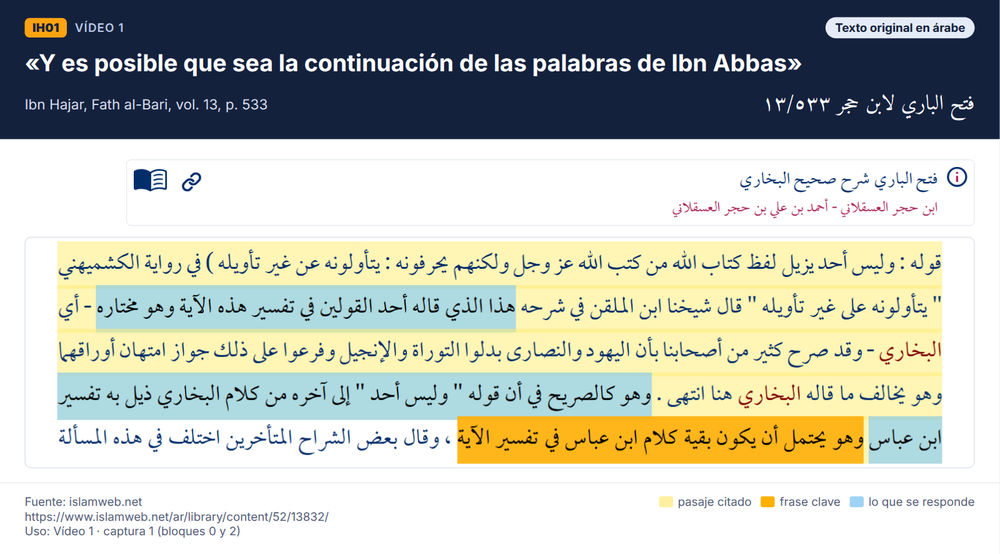
#> input picture ibn-abbas-tahrif/capturas/IH01_ar.png, 1000 x 554 px, shrunk from 1600 x 886 before the run; its folder holds only this picture in this run
$ python -i gen.py   (imports and definitions only)
#> lines starting #> are read from the running program, lines starting #| are printed output that depends on the picture; after the words box and inside, x2 and y2 are one past the last pixel; in counts of white or black regions, pixels touching at a corner belong together
# -*- coding: utf-8 -*-
import json, re, html, os, glob
from PIL import Image, ImageChops
from cards_data import CARDS
# [2 lines not run here, left out]

def trim(src, dst, pad=12):
#> called with src = '../IH01_ar.png', dst = 'out.png', pad = 12
    im = Image.open(src).convert('RGB')
#> im is the input picture: PIL image 1000x554 RGB; mean R, G, B 185.7, 188.8, 179.6
    bg = Image.new('RGB', im.size, (255, 255, 255))
#> bg: PIL image 1000x554 RGB; every value is 255
    diff = ImageChops.difference(im, bg).convert('L').point(lambda p: 255 if p > 18 else 0)
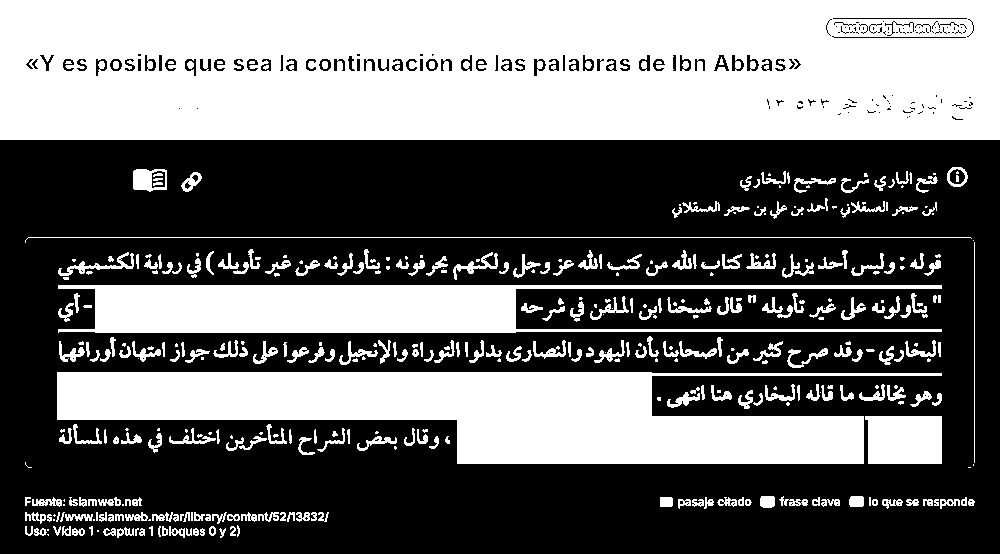
#> diff: PIL image 1000x554 L; 42.7% white; 419 white regions (143 under 20 px), largest, box (x1, y1, x2, y2) and area: (0, 0, 1000, 140) 135088, (57, 372, 942, 464) 48186, (58, 285, 942, 333) 23450
    bb = diff.getbbox()
#> bb = (0, 0, 1000, 538)
    if bb:
        im = im.crop((max(0, bb[0]-pad), max(0, bb[1]-pad), min(im.width, bb[2]+pad), min(im.height, bb[3]+pad)))
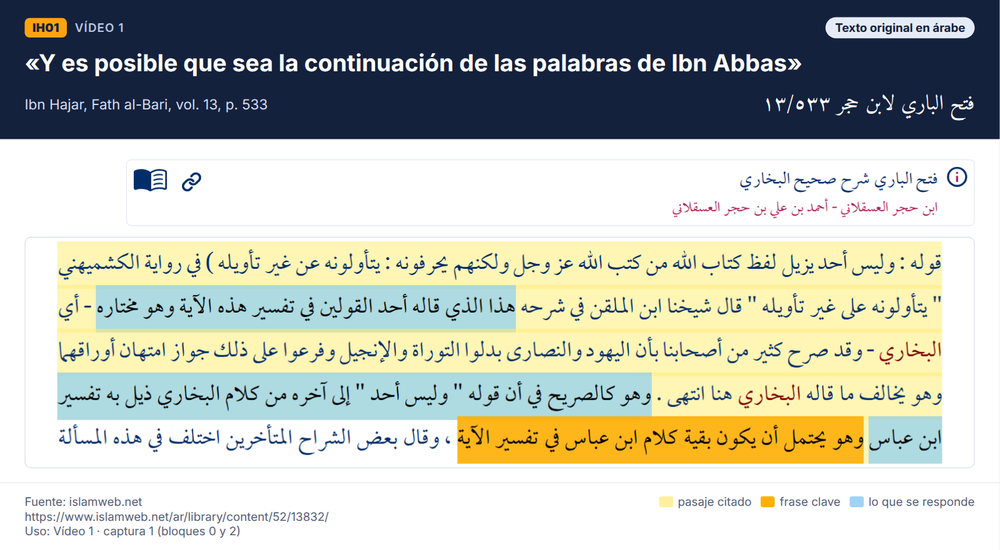
#> im: PIL image 1000x550 RGB; mean R, G, B 185.2, 188.3, 179.1
    im.save(dst)
    return im.size

def marks(s):
    s = html.escape(s, quote=False).replace('&lt;br&gt;', '<br>')
    s = re.sub(r'\[\[k:(.+?)\]\]', r'<mark class="k">\1</mark>', s)
    s = re.sub(r'\[\[a:(.+?)\]\]', r'<mark class="a">\1</mark>', s)
    s = re.sub(r'([\u0600-\u06FF\uFB50-\uFDF9\uFE70-\uFEFF][\u0600-\u06FF\uFB50-\uFDF9\uFE70-\uFEFF ]*)', r'<bdi dir="rtl" lang="ar">\1</bdi>', s)
    return s

CSS = """
*{box-sizing:border-box;margin:0;padding:0}
body{background:#dfe4ec;font-family:'Inter',sans-serif;color:#1b2333;-webkit-font-smoothing:antialiased}
.card{width:1280px;background:#fff;margin:0 auto}
.hd{background:#14213d;color:#fff;padding:22px 32px 20px}
.row{display:flex;justify-content:space-between;align-items:center;gap:20px}
.badge{display:inline-flex;gap:10px;align-items:center;font-size:15px;letter-spacing:.06em;text-transform:uppercase;color:#b9c6e4;font-weight:600}
.badge b{background:#fca311;color:#14213d;padding:3px 10px;border-radius:6px;letter-spacing:.02em}
.kind{font-size:15px;font-weight:700;color:#14213d;background:#e5ecf8;padding:4px 12px;border-radius:999px}
.kind.es{background:#fca311}
h1{font-size:30px;line-height:1.25;font-weight:750;margin:14px 0 10px}
.ref{font-size:18px;color:#d5dcec}
.arref{font-family:'Amiri',serif;font-size:27px;direction:rtl;color:#fff;white-space:nowrap}
.bd{padding:26px 32px 18px}
.strip{display:flex;justify-content:flex-end;margin-bottom:14px}
.strip img{max-height:86px;border:1px solid #e3e7ee;border-radius:6px}
.seg{border:1px solid #d6dbe4;border-radius:8px;overflow:hidden;background:#fff}
.seg img{display:block;width:100%}
.gap{text-align:center;color:#8a93a6;font-size:22px;margin:8px 0;letter-spacing:.2em}
.tr{background:#fff8d6;border-radius:8px;padding:22px 26px;font-size:22px;line-height:1.62}
.tr p+p{margin-top:12px}
mark{border-radius:4px;padding:1px 3px;color:#111;-webkit-box-decoration-break:clone;box-decoration-break:clone}
mark.k{background:#ffb000}
mark.a{background:#9fd3f5}
bdi[lang=ar]{font-family:'Amiri',serif;font-size:1.12em}
.box{margin-top:18px;border-left:6px solid #2a9d8f;background:#eef8f6;padding:14px 20px;border-radius:0 8px 8px 0;font-size:19px;line-height:1.5}
.box.ojo{border-color:#e76f51;background:#fdf1ec}
.box h3{font-size:14px;text-transform:uppercase;letter-spacing:.08em;margin-bottom:4px;color:#2a6f67}
.box.ojo h3{color:#b44a2f}
.ft{padding:14px 32px 20px;border-top:1px solid #e6e9ef;font-size:15px;color:#566079;display:flex;justify-content:space-between;gap:24px;align-items:flex-start}
.ft .u{max-width:900px;overflow-wrap:anywhere}
.lg{display:flex;gap:12px;flex-wrap:wrap;justify-content:flex-end;white-space:nowrap}
.lg span{display:inline-flex;align-items:center;gap:6px}
.lg i{display:inline-block;width:18px;height:14px;border-radius:3px}
"""

def legend(has_alt, es=False):
    items = []
    if not es: items.append('<span><i style="background:#fff0a0"></i>pasaje citado</span>')
    items.append('<span><i style="background:#ffb000"></i>frase clave</span>')
    if has_alt: items.append('<span><i style="background:#9fd3f5"></i>lo que se responde</span>')
    return '<div class="lg">' + ''.join(items) + '</div>'

def header(c, kind):
    k = '<span class="kind es">Traducción al español</span>' if kind == 'es' else '<span class="kind">Texto original en árabe</span>'
    return f'''<div class="hd"><div class="row"><div class="badge"><b>{c["id"]}</b>{html.escape(c["tema"])}</div>{k}</div>
<h1>{html.escape(c["title"])}</h1>
<div class="row"><div class="ref">{html.escape(c["ref"])}</div><div class="arref">{c["ar_ref"]}</div></div></div>'''

def footer(c, has_alt, es=False):
    note = 'Traducción literal propia; entre corchetes, aclaraciones. ' if es else ''
    return f'''<div class="ft"><div class="u">{note}Fuente: {html.escape(c["site"])}<br>{html.escape(c["url"])}<br>Uso: {html.escape(c["uso"])}</div>{legend(has_alt, es)}</div>'''

# [21 lines not run here, left out]

>>> result = trim('../IH01_ar.png', 'out.png')
#> result = (1000, 550)

$ run again, on ibn-abbas-tahrif/capturas/IH02_ar.png
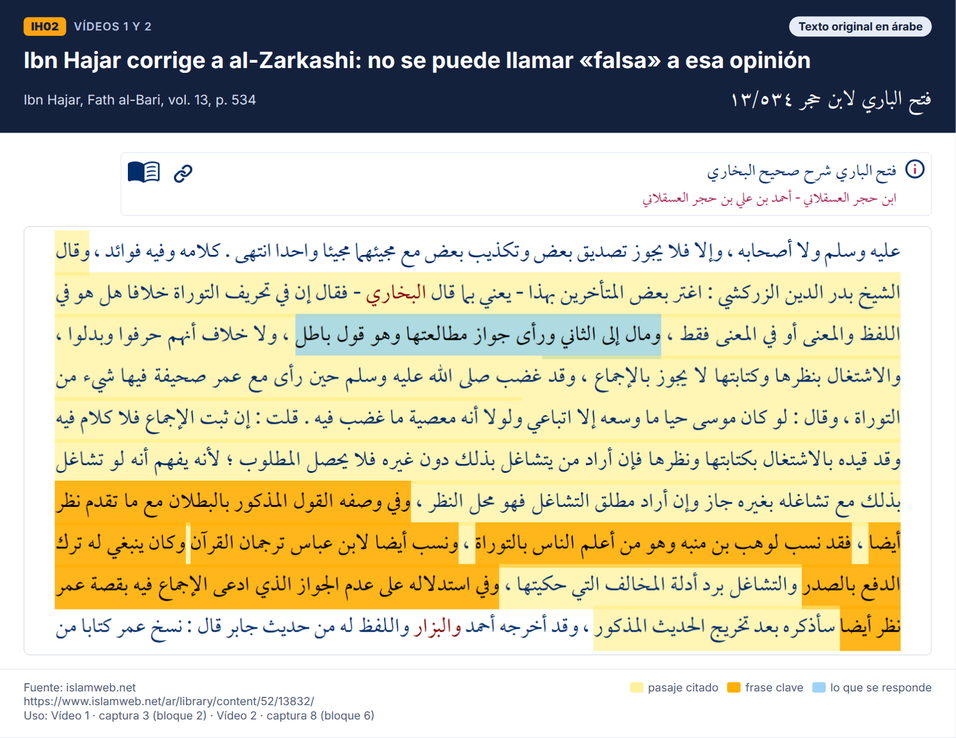
#> input picture ibn-abbas-tahrif/capturas/IH02_ar.png, 956 x 738 px, shrunk from 1600 x 1236 before the run
#> in trim, im is the input picture: PIL image 956x738 RGB; mean R, G, B 204.4, 198.3, 170.8
#> bg: PIL image 956x738 RGB; every value is 255
#> in trim, `diff = ImageChops.difference(im, bg).convert('L').point(lambda p: 255 ..`:
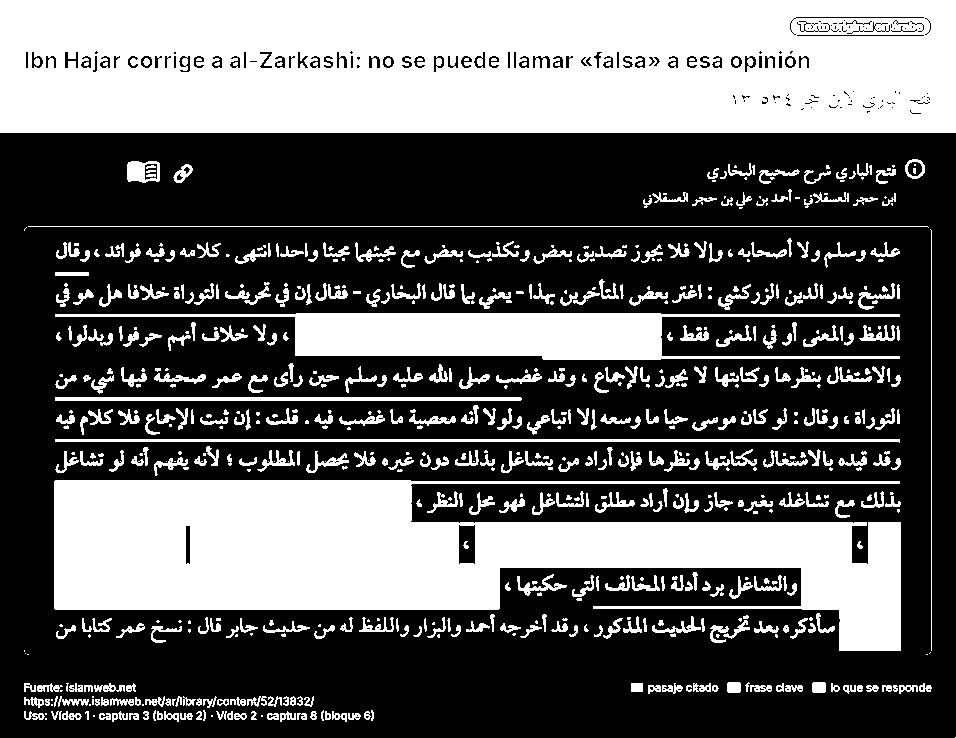
#> diff: PIL image 956x738 L; 38.2% white; 741 white regions (287 under 20 px), largest, box (x1, y1, x2, y2) and area: (0, 0, 956, 133) 122480, (54, 480, 901, 651) 80203, (55, 313, 900, 360) 18403
#> bb = (0, 0, 956, 738)

$ run again, on ibn-abbas-tahrif/capturas/IH04_ar.png
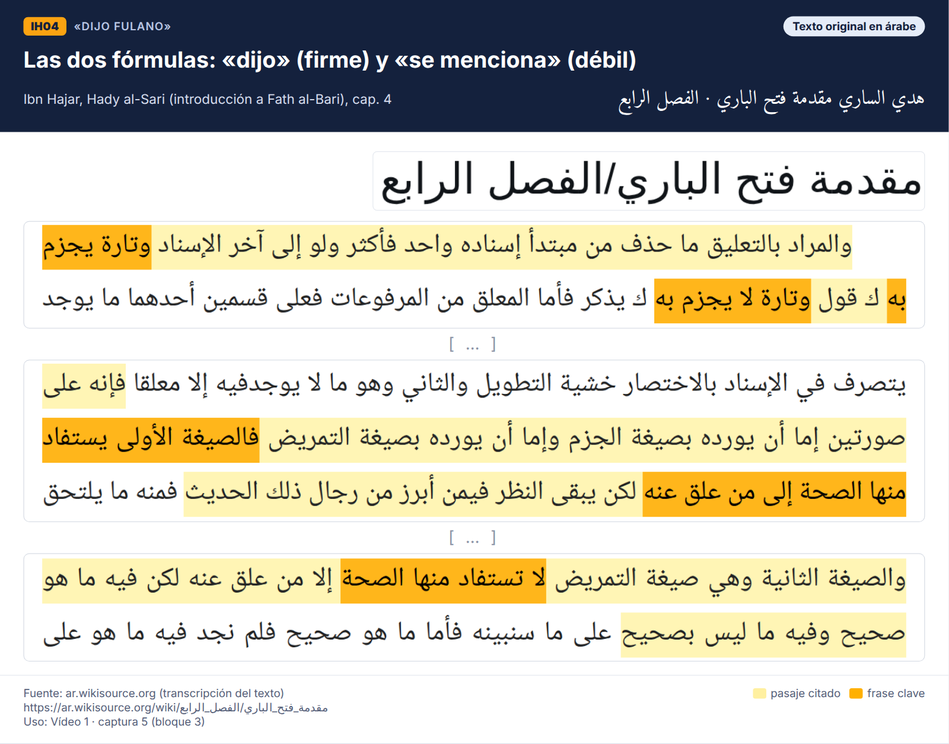
#> input picture ibn-abbas-tahrif/capturas/IH04_ar.png, 949 x 744 px, shrunk from 1600 x 1254 before the run
#> in trim, im is the input picture: PIL image 949x744 RGB; mean R, G, B 206.4, 202.9, 187.9
#> bg: PIL image 949x744 RGB; every value is 255
#> in trim, `diff = ImageChops.difference(im, bg).convert('L').point(lambda p: 255 ..`:
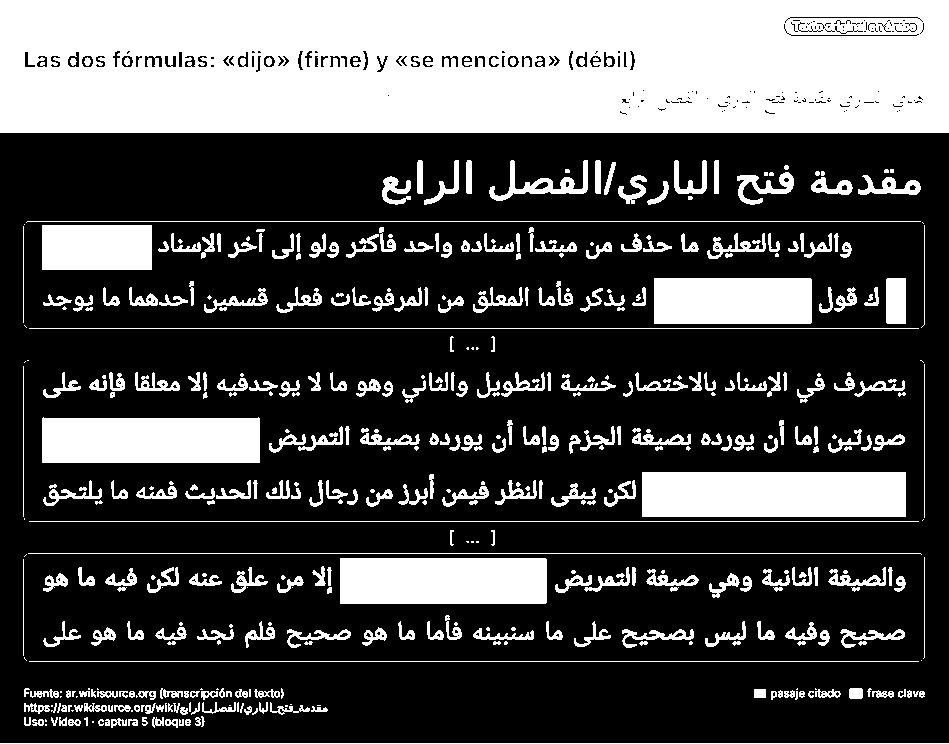
#> diff: PIL image 949x744 L; 30.6% white; 472 white regions (125 under 20 px), largest, box (x1, y1, x2, y2) and area: (0, 0, 949, 133) 122468, (642, 472, 906, 517) 11880, (42, 417, 260, 463) 9812
#> bb = (0, 0, 949, 744)

$ run again, on ibn-abbas-tahrif/capturas/IH09_ar.png
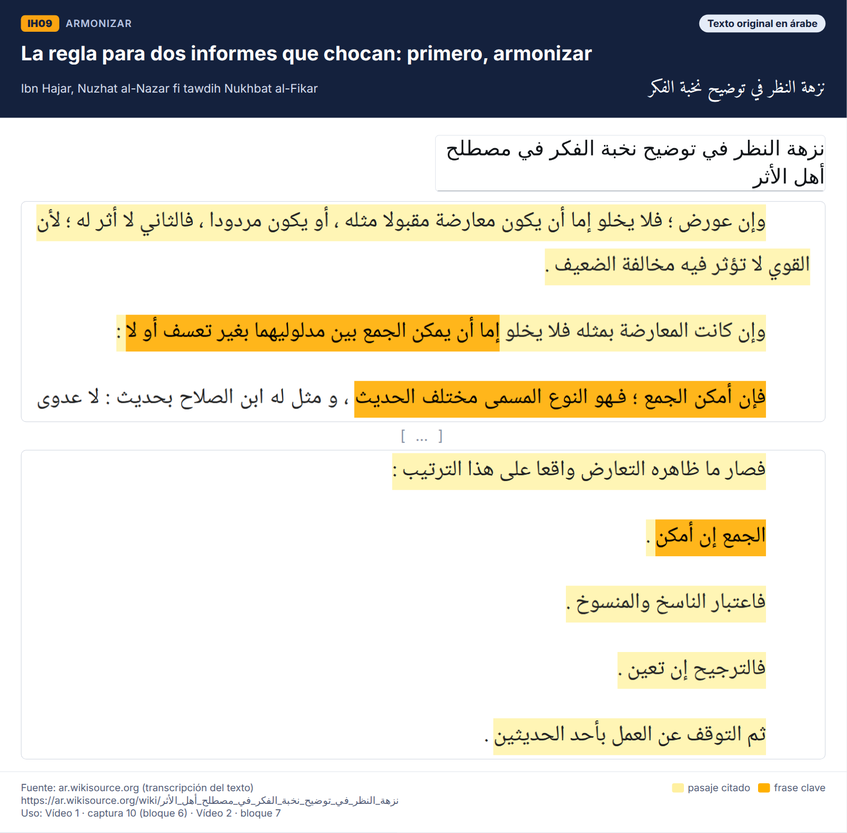
#> input picture ibn-abbas-tahrif/capturas/IH09_ar.png, 847 x 833 px, shrunk from 1600 x 1574 before the run
#> in trim, im is the input picture: PIL image 847x833 RGB; mean R, G, B 218.9, 216.6, 206.7
#> bg: PIL image 847x833 RGB; every value is 255
#> in trim, `diff = ImageChops.difference(im, bg).convert('L').point(lambda p: 255 ..`:
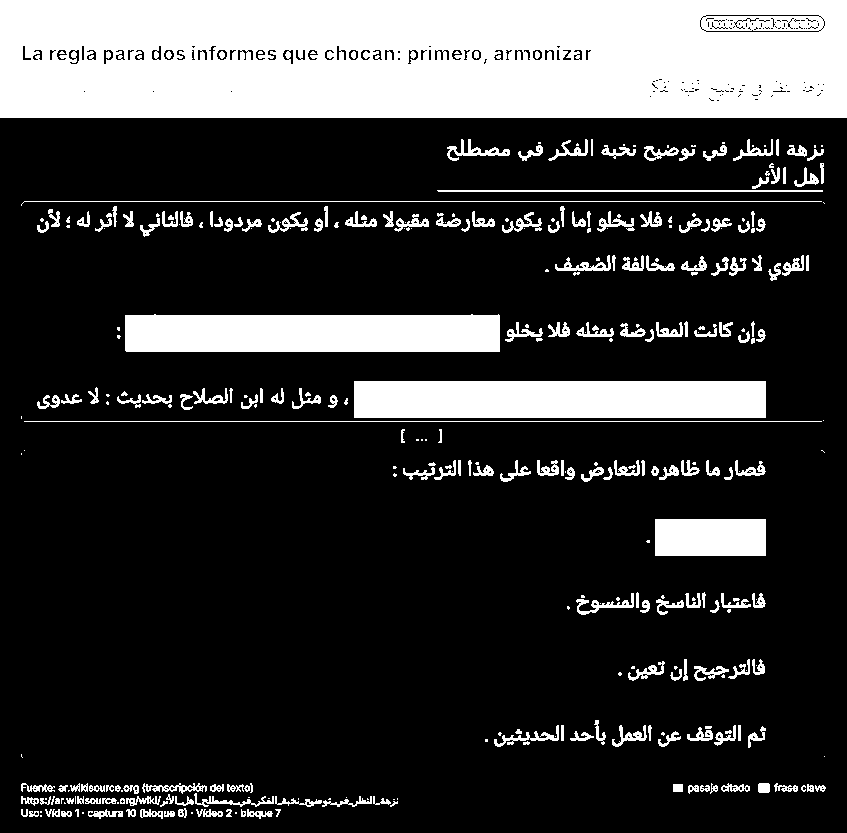
#> diff: PIL image 847x833 L; 22% white; 355 white regions (134 under 20 px), largest, box (x1, y1, x2, y2) and area: (0, 0, 847, 118) 96997, (354, 381, 766, 418) 15244, (125, 314, 500, 352) 13879
#> bb = (0, 0, 847, 819)
#> in trim, `im = im.crop((max(0, bb[0]-pad), max(0, bb[1]-pad), min(im.width, bb[2..`:
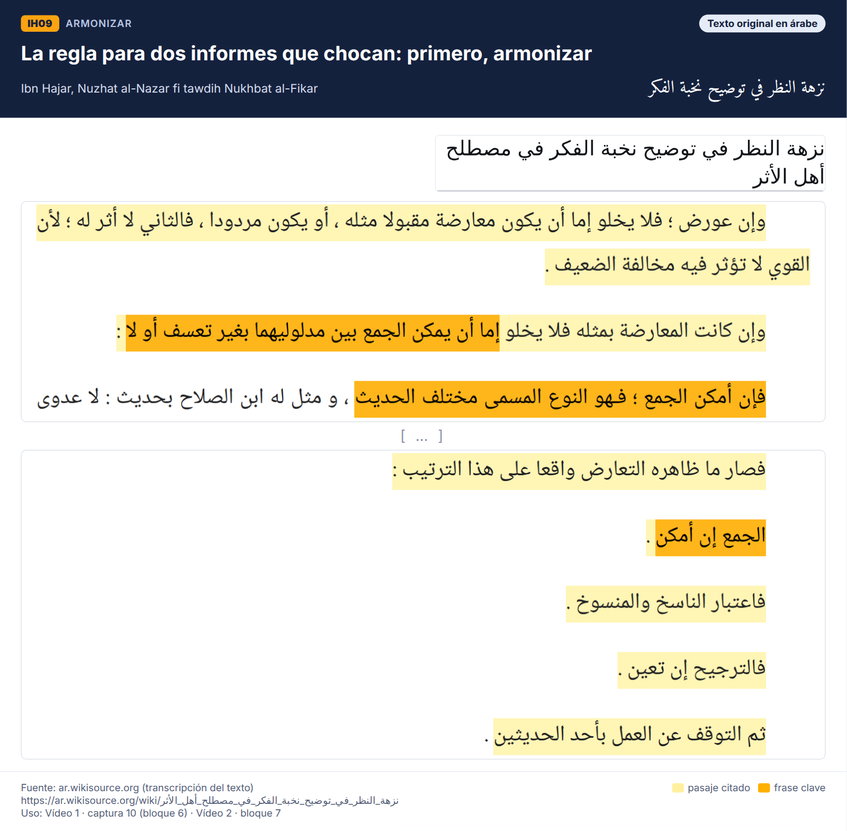
#> im: PIL image 847x831 RGB; mean R, G, B 218.9, 216.5, 206.6
